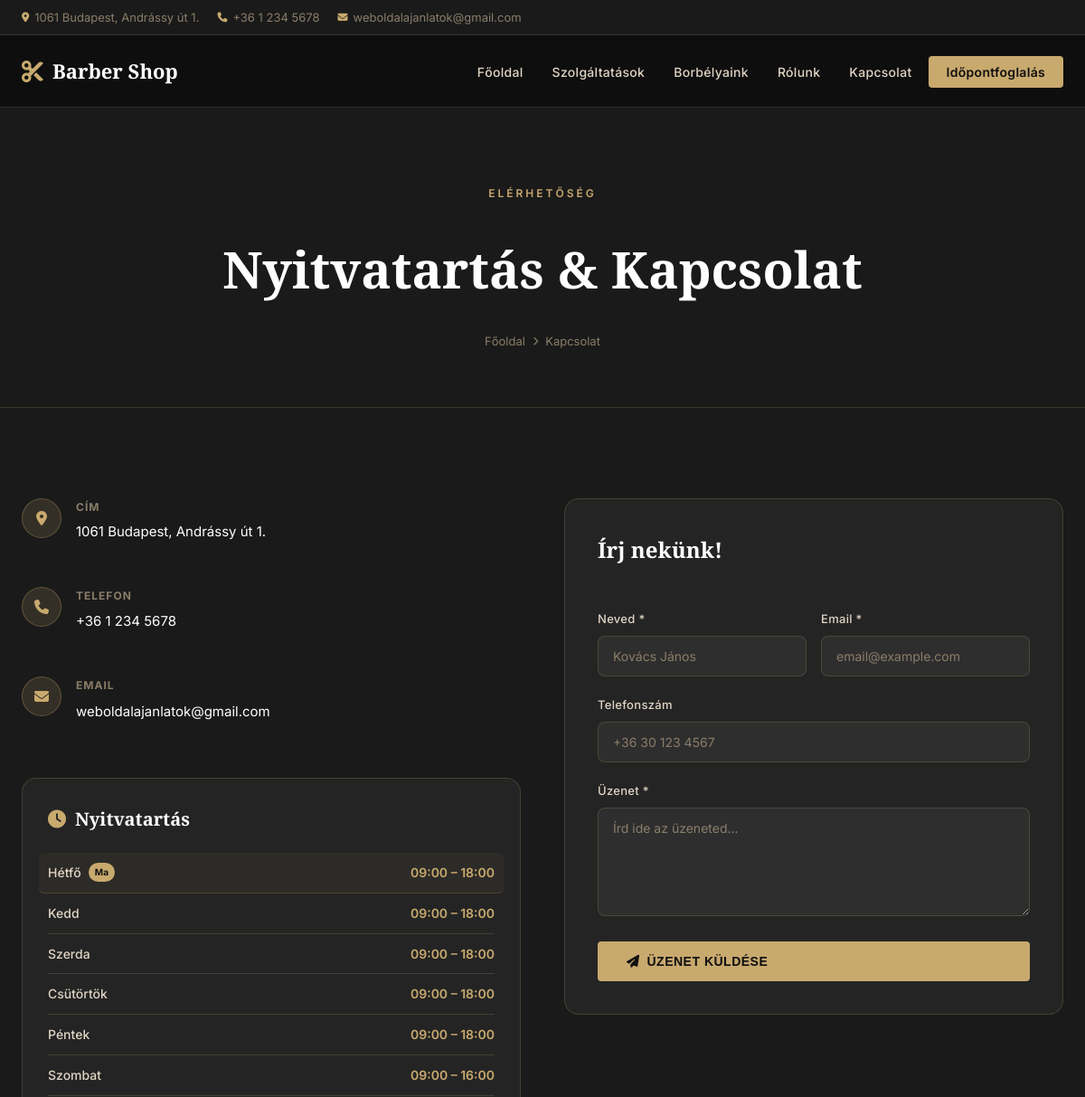
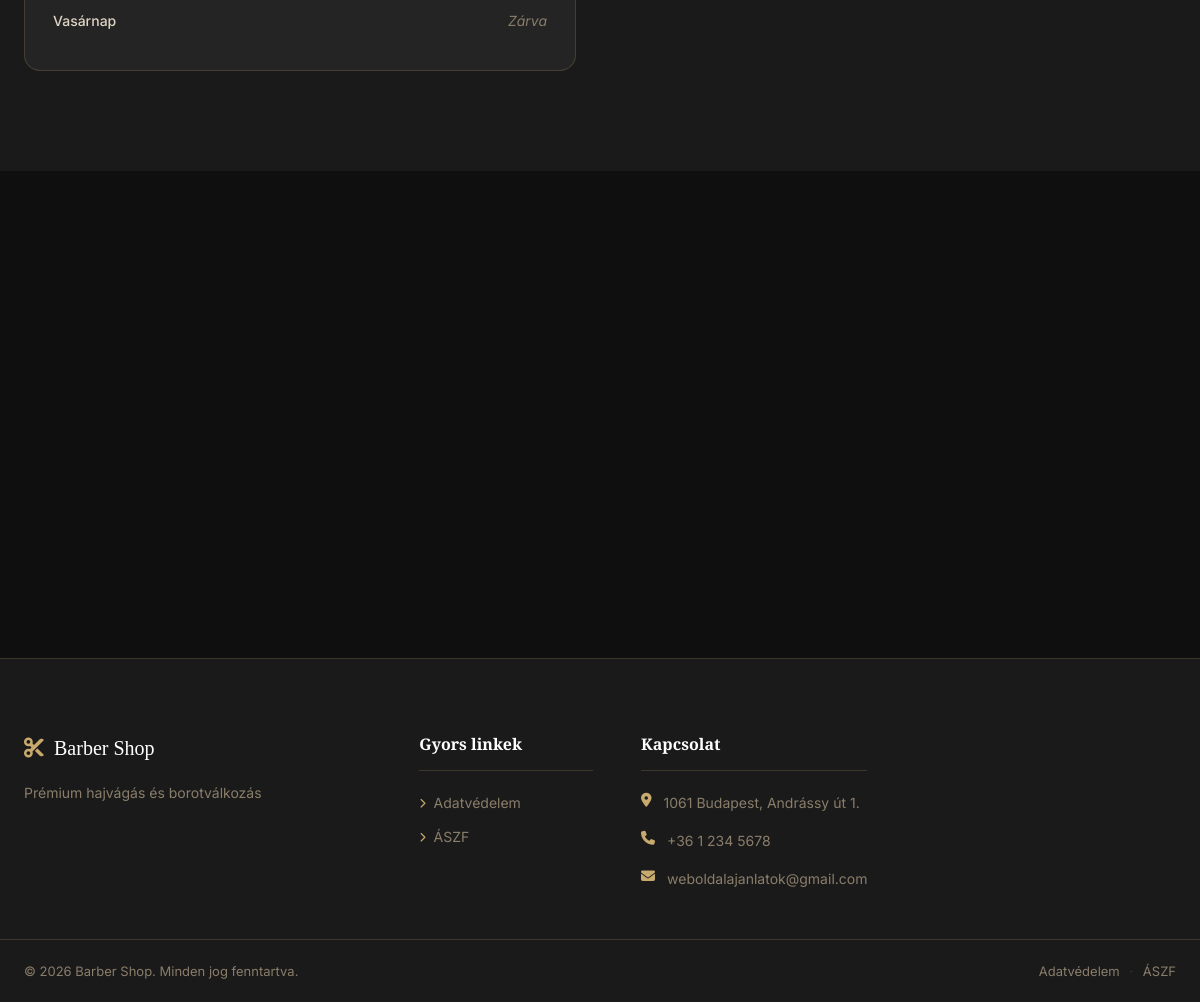
The page /contact.php on the database its author committed (2 pictures, top to bottom).
### tables this page shows
CREATE TABLE `menu_items` (
  `id` int(11) NOT NULL,
  `menu_id` int(11) NOT NULL,
  `parent_id` int(11) DEFAULT 0,
  `label` varchar(100) NOT NULL,
  `url` varchar(255) DEFAULT NULL,
  `page_id` int(11) DEFAULT NULL,
  `sort_order` int(11) DEFAULT 0,
  `target` varchar(20) DEFAULT '_self'
);

CREATE TABLE `working_hours` (
  `id` int(11) NOT NULL,
  `staff_id` int(11) NOT NULL,
  `day_of_week` tinyint(4) NOT NULL,
  `start_time` time NOT NULL DEFAULT '09:00:00',
  `end_time` time NOT NULL DEFAULT '18:00:00',
  `is_day_off` tinyint(1) DEFAULT 0
);

CREATE TABLE `settings` (
  `setting_key` varchar(100) NOT NULL,
  `setting_value` text DEFAULT NULL
);

### includes/functions.php (called while the page is built, shortened)
<?php
function get_setting(string $key, string $default = ''): string {
    global $pdo;
    static $cache = [];
    if (array_key_exists($key, $cache)) return $cache[$key];
    $stmt = $pdo->prepare("SELECT setting_value FROM settings WHERE setting_key = ? LIMIT 1");
    $stmt->execute([$key]);
    $val = $stmt->fetchColumn();
    $cache[$key] = ($val !== false) ? $val : $default;
    return $cache[$key];
}
function e(?string $str): string {
    return htmlspecialchars((string)($str ?? ''), ENT_QUOTES, 'UTF-8');
}

### contact.php (the view, shortened to what this page needs)
<?php
require_once 'includes/db.php';
require_once 'includes/functions.php';
$working_hours = $pdo->query("SELECT * FROM working_hours WHERE staff_id=1 ORDER BY day_of_week ASC")->fetchAll();
$days_hu = ['Hétfő','Kedd','Szerda','Csütörtök','Péntek','Szombat','Vasárnap'];
$today = (date('N') - 1);
$site_name    = get_setting('site_name', 'Barber Shop');
$site_address = get_setting('site_address', '');
$site_phone   = get_setting('site_phone', '');
$site_email   = get_setting('site_email', '');
$map_type     = get_setting('map_type', 'none');
$osm_lat      = get_setting('osm_lat', '47.4979');
$osm_lng      = get_setting('osm_lng', '19.0402');
$osm_zoom     = get_setting('osm_zoom', '16');
$osm_height   = get_setting('osm_height', '400');
$osm_label    = get_setting('osm_marker_label', $site_name);
$google_embed = get_setting('google_maps_embed', '');
$contact_title     = get_setting('contact_title', 'Nyitvatartás & Kapcsolat');
$contact_label     = get_setting('contact_label', 'Elérhetőség');
$contact_form_title = get_setting('contact_form_title', 'Írj nekünk!');
require_once 'templates/header.php';
?>
<section class="page-hero">
    <div class="container">
        <div class="page-hero-content reveal">
            <span class="section-label"><?= e($contact_label) ?></span>
            <h1><?= e($contact_title) ?></h1>
            <div class="breadcrumb">
                <a href="<?= BASE_URL ?>/">Főoldal</a>
                <i class="fas fa-chevron-right"></i>
                <span>Kapcsolat</span>
            </div>
        </div>
    </div>
</section>
<section class="section section-darker">
    <div class="container">
        <div class="contact-grid">
            <div class="reveal">
                <div class="contact-info-block">
                    <?php if ($site_address): ?>
                    <div class="contact-info-item">
                        <div class="contact-info-icon"><i class="fas fa-map-marker-alt"></i></div>
                        <div>
                            <h4>Cím</h4>
                            <p><?= e($site_address) ?></p>
                        </div>
                    </div>
                    <?php endif; ?>
                    <?php if ($site_phone): ?>
                    <div class="contact-info-item">
                        <div class="contact-info-icon"><i class="fas fa-phone"></i></div>
                        <div>
                            <h4>Telefon</h4>
                            <a href="tel:<?= e($site_phone) ?>"><?= e($site_phone) ?></a>
                        </div>
                    </div>
                    <?php endif; ?>
                    <?php if ($site_email): ?>
                    <div class="contact-info-item">
                        <div class="contact-info-icon"><i class="fas fa-envelope"></i></div>
                        <div>
                            <h4>Email</h4>
                            <a href="mailto:<?= e($site_email) ?>"><?= e($site_email) ?></a>
                        </div>
                    </div>
                    <?php endif; ?>
                </div>
                <div class="hours-card">
                    <h3>
                        <i class="fas fa-clock"></i> Nyitvatartás
                    </h3>
                    <div class="hours-table">
                        <?php foreach ($working_hours as $wh): ?>
                        <div class="hours-row <?= $wh['day_of_week'] == $today ? 'today' : '' ?>">
                            <span class="hours-day">
                                <?= $days_hu[$wh['day_of_week']] ?>
                                <?php if ($wh['day_of_week'] == $today): ?>
                                    <span class="today-badge">Ma</span>
                                <?php endif; ?>
                            </span>
                            <?php if ($wh['is_day_off']): ?>
                                <span class="hours-closed">Zárva</span>
                            <?php else: ?>
                                <span class="hours-time">
                                    <?= substr($wh['start_time'], 0, 5) ?>
                                    –
                                    <?= substr($wh['end_time'], 0, 5) ?>
                                </span>
                            <?php endif; ?>
                        </div>
                        <?php endforeach; ?>
                    </div>
                </div>
            </div>
            <div class="contact-form-wrap reveal">
                <h3 class="contact-form-title"><?= e($contact_form_title) ?></h3>
                <p class="form-error" id="contactError"></p>
                <form id="contactForm">
                    <div class="form-row-2">
                        <div class="form-group">
                            <label>Neved *</label>
                            <input type="text" name="name"
                                   placeholder="Kovács János" required>
                        </div>
                        <div class="form-group">
                            <label>Email *</label>
                            <input type="email" name="email"
                                   placeholder="email@example.com" required>
                        </div>
                    </div>
                    <div class="form-group">
                        <label>Telefonszám</label>
                        <input type="tel" name="phone"
                               placeholder="+36 30 123 4567">
                    </div>
                    <div class="form-group">
                        <label>Üzenet *</label>
                        <textarea name="message" rows="5"
                                  placeholder="Írd ide az üzeneted..." required></textarea>
                    </div>
                    <button type="submit" class="btn btn-gold" style="width:100%;">
                        <i class="fas fa-paper-plane"></i> Üzenet küldése
                    </button>
                </form>
            </div>
        </div>
    </div>
</section>
<?php require_once 'templates/footer.php'; ?>

### templates/header.php (shortened to what this page needs)
<?php
require_once __DIR__ . '/../includes/db.php';
$site_name    = get_setting('site_name', 'Barber Shop');
$site_phone   = get_setting('site_phone', '');
$site_email   = get_setting('site_email', '');
$site_address = get_setting('site_address', '');
$site_logo    = get_setting('site_logo', '');
$facebook_url = get_setting('facebook_url', '');
$instagram_url= get_setting('instagram_url', '');
$meta_desc    = get_setting('meta_description', '');
$favicon      = get_setting('site_favicon', '');
$header_menu = [];
$menu_row = $pdo->query("SELECT id FROM menus WHERE location='header' LIMIT 1")->fetch();
if ($menu_row) {
    $stmt = $pdo->prepare("SELECT * FROM menu_items WHERE menu_id=? AND parent_id=0 ORDER BY sort_order ASC");
    $stmt->execute([$menu_row['id']]);
    $header_menu = $stmt->fetchAll();
}
$current_path = trim(parse_url($_SERVER['REQUEST_URI'], PHP_URL_PATH), '/');
$current_path = preg_replace('#^barber/?#', '', $current_path);
?>
<!DOCTYPE html>
<html lang="hu">
<head>
    <link rel="stylesheet" href="<?= BASE_URL ?>/assets/css/style.css">
    <link rel="stylesheet" href="https://cdnjs.cloudflare.com/ajax/libs/font-awesome/6.5.0/css/all.min.css">
</head>
<body>
<div class="topbar">
    <div class="container">
        <div class="topbar-left">
            <?php if ($site_address): ?>
            <span><i class="fas fa-map-marker-alt"></i> <?= e($site_address) ?></span>
            <?php endif; ?>
            <?php if ($site_phone): ?>
            <a href="tel:<?= e($site_phone) ?>"><i class="fas fa-phone"></i> <?= e($site_phone) ?></a>
            <?php endif; ?>
            <?php if ($site_email): ?>
            <a href="mailto:<?= e($site_email) ?>"><i class="fas fa-envelope"></i> <?= e($site_email) ?></a>
            <?php endif; ?>
        </div>
    </div>
</div>
<header class="site-header" id="siteHeader">
    <div class="container">
        <div class="header-inner">
            <a href="<?= BASE_URL ?>/" class="site-logo">
                <?php if ($site_logo): ?>
                    <img src="<?= UPLOAD_URL . e($site_logo) ?>" alt="<?= e($site_name) ?>">
                <?php else: ?>
                    <span class="logo-icon"><i class="fas fa-cut"></i></span>
                    <span class="logo-text"><?= e($site_name) ?></span>
                <?php endif; ?>
            </a>
            <nav class="main-nav" id="mainNav">
                <ul>
                    <?php foreach ($header_menu as $item): ?>
                    <?php
                    $item_path = trim(parse_url($item['url'], PHP_URL_PATH), '/');
                    $item_path = preg_replace('#^barber/?#', '', $item_path);
                    $is_active = ($current_path === $item_path) ||
                                 ($item_path === '' && $current_path === '');
                    $is_booking = str_contains($item['url'], 'foglalas');
                    ?>
                    <li>
                        <a href="<?= e($item['url']) ?>"
                           class="<?= $is_active ? 'active' : '' ?> <?= $is_booking ? 'nav-booking-btn' : '' ?>"
                           <?= $item['target'] === '_blank' ? 'target="_blank" rel="noopener"' : '' ?>>
                            <?= e($item['label']) ?>
                        </a>
                    </li>
                    <?php endforeach; ?>
                </ul>
            </nav>
        </div>
    </div>
</header>

### templates/footer.php (shortened to what this page needs)
<?php
$footer_menu = [];
$fmenu_row = $pdo->query("SELECT id FROM menus WHERE location='footer' LIMIT 1")->fetch();
if ($fmenu_row) {
    $stmt = $pdo->prepare("SELECT * FROM menu_items WHERE menu_id=? ORDER BY sort_order ASC");
    $stmt->execute([$fmenu_row['id']]);
    $footer_menu = $stmt->fetchAll();
}
$footer_text  = get_setting('footer_text', '© ' . date('Y') . ' ' . $site_name);
?>
<footer class="site-footer">
    <div class="footer-top">
        <div class="container">
            <div class="footer-grid">
                <div class="footer-col footer-about">
                    <a href="<?= BASE_URL ?>/" class="footer-logo">
                        <?php if ($site_logo): ?>
                            <img src="<?= UPLOAD_URL . e($site_logo) ?>" alt="<?= e($site_name) ?>">
                        <?php else: ?>
                            <i class="fas fa-cut"></i> <?= e($site_name) ?>
                        <?php endif; ?>
                    </a>
                    <p><?= e(get_setting('site_tagline', '')) ?></p>
                </div>
                <div class="footer-col">
                    <h4>Gyors linkek</h4>
                    <ul class="footer-links">
                        <?php foreach ($footer_menu as $item): ?>
                        <li>
                            <a href="<?= e($item['url']) ?>">
                                <i class="fas fa-chevron-right"></i> <?= e($item['label']) ?>
                            </a>
                        </li>
                        <?php endforeach; ?>
                    </ul>
                </div>
                <div class="footer-col">
                    <h4>Kapcsolat</h4>
                    <ul class="footer-contact">
                        <?php if ($site_address): ?>
                        <li>
                            <i class="fas fa-map-marker-alt"></i>
                            <span><?= e($site_address) ?></span>
                        </li>
                        <?php endif; ?>
                        <?php if ($site_phone): ?>
                        <li>
                            <i class="fas fa-phone"></i>
                            <a href="tel:<?= e($site_phone) ?>"><?= e($site_phone) ?></a>
                        </li>
                        <?php endif; ?>
                        <?php if ($site_email): ?>
                        <li>
                            <i class="fas fa-envelope"></i>
                            <a href="mailto:<?= e($site_email) ?>"><?= e($site_email) ?></a>
                        </li>
                        <?php endif; ?>
                    </ul>
                </div>
            </div>
        </div>
    </div>
    <div class="footer-bottom">
        <div class="container">
            <p><?= e($footer_text) ?></p>
            <p>
                <a href="<?= BASE_URL ?>/adatvedelem">Adatvédelem</a>
                <span>·</span>
                <a href="<?= BASE_URL ?>/aszf">ÁSZF</a>
            </p>
        </div>
    </div>
</footer>
</body>
</html>

### contact.php (style rules this page uses)
.page-hero { background:var(--dark-2); padding:80px 0 60px; border-bottom:1px solid var(--border); }
.page-hero-content { text-align:center; }
.page-hero-content h1 { font-family:var(--font-serif); font-size:clamp(36px,5vw,56px); color:var(--white); margin:12px 0; }
.breadcrumb { display:inline-flex; align-items:center; gap:8px; font-size:13px; color:var(--text-muted); margin-top:8px; }
.breadcrumb a { color:var(--text-muted); text-decoration:none; transition:color .2s; }
.breadcrumb i { font-size:10px; }
.contact-grid { display:grid; grid-template-columns:1fr 1fr; gap:48px; align-items:start; }
.contact-info-block { display:flex; flex-direction:column; gap:20px; margin-bottom:32px; }
.contact-info-item { display:flex; align-items:flex-start; gap:16px; }
.contact-info-icon { width:44px; height:44px; border-radius:50%; background:rgba(200,169,110,.15); border:1px solid rgba(200,169,110,.3); display:flex; align-items:center; justify-content:center; color:var(--gold); font-size:16px; flex-shrink:0; }
.contact-info-item h4 { font-size:12px; text-transform:uppercase; letter-spacing:1px; color:var(--text-muted); margin-bottom:4px; }
.contact-info-item p, .contact-info-item a { color:var(--white); font-size:15px; text-decoration:none; transition:color .2s; }
.hours-card { background:var(--dark-3); border:1px solid var(--border); border-radius:var(--radius-lg); padding:28px; }
.hours-card h3 { font-family:var(--font-serif); color:var(--white); font-size:20px; margin-bottom:20px; display:flex; align-items:center; gap:10px; }
.hours-card h3 i { color:var(--gold); }
.hours-table { display:flex; flex-direction:column; gap:0; }
.hours-row { display:flex; justify-content:space-between; align-items:center; padding:10px 0; border-bottom:1px solid var(--border); }
.hours-row:last-child { border-bottom:none; }
.hours-row.today { background:rgba(200,169,110,.06); border-radius:6px; padding:10px 10px; margin:0 -10px; }
.hours-day { font-size:14px; color:var(--text); display:flex; align-items:center; gap:8px; }
.hours-time { font-size:14px; color:var(--gold); font-weight:600; }
.hours-closed { font-size:14px; color:var(--text-muted); font-style:italic; }
.today-badge { font-size:10px; background:var(--gold); color:var(--dark); padding:2px 7px; border-radius:20px; font-weight:700; font-style:normal; }
.contact-form-wrap { background:var(--dark-3); border:1px solid var(--border); border-radius:var(--radius-lg); padding:36px; }
.contact-form-title { font-family:var(--font-serif); color:var(--white); font-size:24px; margin-bottom:24px; }
.form-error { color:#f87171; font-size:13px; min-height:20px; }

### rows shown on the page
menu_items: label "Főoldal"
menu_items: label "Szolgáltatások"
menu_items: label "Borbélyaink"
menu_items: label "Rólunk"
menu_items: label "Kapcsolat"
menu_items: label "Időpontfoglalás"
working_hours: day_of_week "Hétfő", shows "Ma", start_time "09:00", end_time "18:00"
working_hours: day_of_week "Kedd", start_time "09:00", end_time "18:00"
working_hours: day_of_week "Szerda", start_time "09:00", end_time "18:00"
working_hours: day_of_week "Csütörtök", start_time "09:00", end_time "18:00"
working_hours: day_of_week "Péntek", start_time "09:00", end_time "18:00"
working_hours: day_of_week "Szombat", start_time "09:00", end_time "16:00"
working_hours: day_of_week "Vasárnap", is_day_off "Zárva"
settings: setting_value "Prémium hajvágás és borotválkozás"
menu_items: label "Adatvédelem"
menu_items: label "ÁSZF"

### other values the page prints
$site_address "1061 Budapest, Andrássy út 1."
$site_phone "+36 1 234 5678"
$site_email "weboldalajanlatok@gmail.com"
$site_name "Barber Shop"
$contact_label "ELÉRHETŐSÉG"
$contact_title "Nyitvatartás & Kapcsolat"
$contact_form_title "Írj nekünk!"
$footer_text "© 2026 Barber Shop. Minden jog fenntartva."
